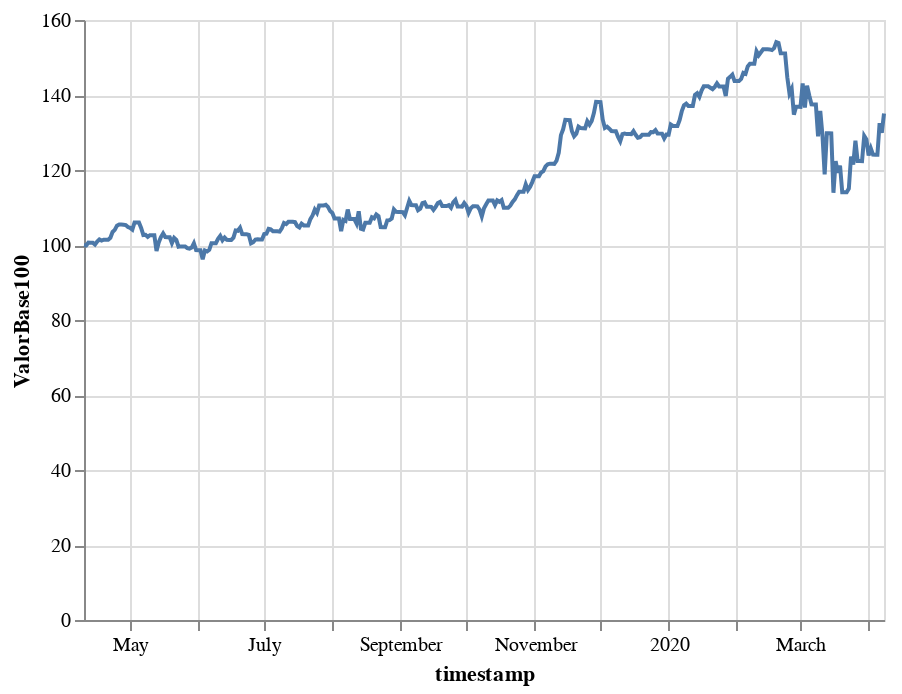

The code cell stored with this chart in its notebook:
### Code cell
alt.Chart(tecnologico_df).mark_line().encode(x='timestamp:T', y='ValorBase100:Q')

### Figure 1 — Vega-Lite specification as saved in the notebook (floating-point values rounded to 4 significant figures; data arrays with more than 128 entries replaced by an {"elided": "..."} marker saying what was removed)
{"config": {"view": {"continuousWidth": 400, "continuousHeight": 300}}, "data": {"name": "data-a61e3491b0b5061f6dfe2fe2cadbcc47"}, "mark": "line", "encoding": {"x": {"type": "temporal", "field": "timestamp"}, "y": {"type": "quantitative", "field": "ValorBase100"}}, "$schema": "https://vega.github.io/schema/vega-lite/v4.8.1.json", "datasets": {"data-a61e3491b0b5061f6dfe2fe2cadbcc47": {"elided": "365 records"}}}
